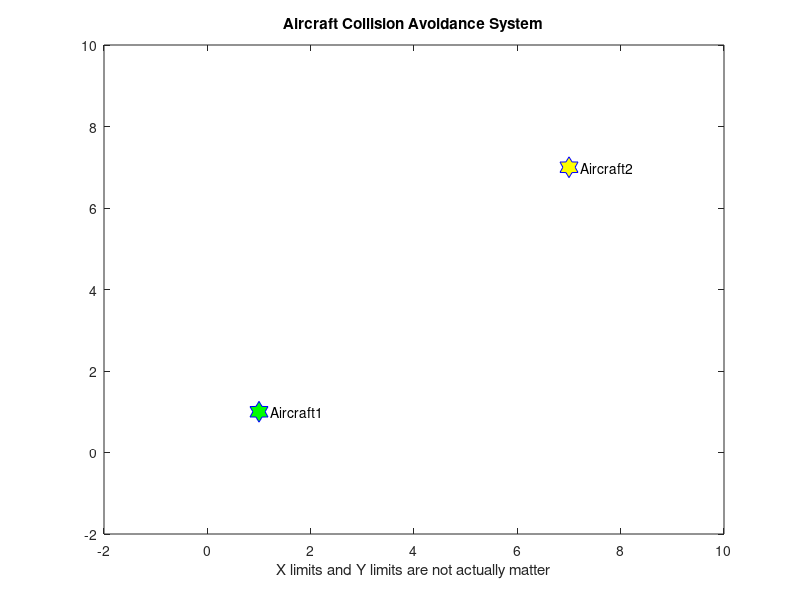

This chart was generated by the following MATLAB code: (Note: this script raises an error after producing the figure.)
function f = AircraftCollisionSystem

%% set up the initial position, direction and velocity of aircraft 1 and aircraft 2

% % Getting Aircraft1's initial position and Aircraft2's initial position from user.
% prompt1 = 'What is the aircraft1 initial position? : (ex: [1,1], integer components) ';
% pos1 = input(prompt1);
% while (~isvector(pos1) || pos1(1) < 0 || pos1(2) < 0) || (pos1(1) ~= floor(pos1(1))) || (pos1(2) ~= floor(pos1(2)))
%     fprintf('The position has to be positive integer\n');
%     prompt1 = 'What is the aircraft1 initial position? : (ex: [1,1], integer components) ';
%     pos1 = input(prompt1);
% end
% prompt2 = 'What is the aircraft2 initial position? : (ex: [1,1], integer components) ';
% pos2 = input(prompt2);
% while (~isvector(pos2) || pos2(1) < 0 || pos2(2) < 0) || (pos2(1) ~= floor(pos2(1))) || (pos2(2) ~= floor(pos2(2)))
%     fprintf('The position has to be positive integer\n');
%     prompt2 = 'What is the aircraft2 initial position? : (ex: [1,1], integer components) ';
%     pos2 = input(prompt2);
% end
% 
% % setting aircrafts' current coordinates as seperate variables.
% x1 = pos1(1); y1 = pos1(2);
% x2 = pos2(1); y2 = pos2(2);
% 
% velocity
% default velocity of the aircraft are givne as 1. not actually used.
v1 = 1;
v2 = 1;

%% Initial theta (direction)
% In this project, we can set the initial direction as right(->) on x-axis.
theta1 = 0;
theta2 = 0;

%% Destinations
% % Getting Destinations of both Aircraft from the user.
% prompt3 = 'What is the aircraft1 destination position? : (ex: [1,1], integer components) ';
% dest1 = input(prompt3);
% while (~isvector(dest1) || dest1(1) < 0 || dest1(2) < 0) || (dest1(1) ~= floor(dest1(1))) || ...
%         (dest1(2) ~= floor(dest1(2)))
%     fprintf('The position has to be positive integer\n');
%     prompt3 = 'What is the aircraft1 destination position? : (ex: [1,1], integer components) ';
%     dest1 = input(prompt3);
% end
% prompt4 = 'What is the aircraft2 destination position? : (ex: [1,1], integer components) ';
% dest2 = input(prompt4);
% while (dest2(1) == dest1(1) && dest2(2) == dest1(2))
%     fprintf('Two destinations cannot be the same\n');
%     prompt4 = 'What is the aircraft2 destination position? : (ex: [1,1], integer components) ';
%     dest2 = input(prompt4);
% end
% while (~isvector(dest2) || dest2(1) < 0 || dest2(2) < 0) || (dest2(1) ~= floor(dest2(1))) || ...
%         (dest2(2) ~= floor(dest2(2)))
%     fprintf('The position has to be positive integer\n');
%     prompt4 = 'What is the aircraft2 destination position? : (ex: [1,1], integer components) ';
%     dest2 = input(prompt4);
% end
% 
% % setting aircrafts' destination coordinates as seperate variables.
% dstx1 = dest1(1); dsty1 = dest1(2);
% dstx2 = dest2(1); dsty2 = dest2(2);

dest1 = [6 6];
dest2 = [2 2];
x1 = 1; y1 = 1;
x2 = 7; y2 = 7;

%% Main system

% flag for checking whether one or both of the aircraft have been arrived
% to the destination or not.
arrived1_flag = 0;
arrived2_flag = 0;

% If the aircraft has been arrived, check only at the first time and after
% notifying that the aircraft has arrived, never check again.
already_checked1 = 0;
already_checked2 = 0;

flag_range = 0;
flag_collision = 0;

figure;
count = 1;

% Define and initialize the variables that would be used for modification.
mod_x1 = x1; mod_y1 = y1;
mod_x2 = x2; mod_y2 = y2;
mod_theta1 = theta1;
mod_theta2 = theta2;

while (arrived1_flag ~= 1 || arrived2_flag ~= 1)
    % Plot current position with whole trajectory
    if arrived1_flag == 0 && arrived2_flag == 0
        p1 = plot(mod_x1,mod_y1);set(gca,'XLim',[-2 10],'Ylim',[-2 10]);
        set(p1, 'Marker', 'h','MarkerSize',15);hold on
        set(p1,'MarkerEdgeColor' , [0 0 1]); set(p1, 'MarkerFaceColor', [0 1 0]);
        txt1 = '    Aircraft1';
        text(mod_x1,mod_y1,txt1);
        p2 = plot(mod_x2,mod_y2);set(p2, 'Marker', 'h','MarkerSize',15);
        set(p2,'MarkerEdgeColor' , [0 0 1]);set(p2, 'MarkerFaceColor', [1 1 0]);hold off
        txt2 = '    Aircraft2';
        text(mod_x2,mod_y2,txt2);
        title('Aircraft Collision Avoidance System');
        xlabel('X limits and Y limits are not actually matter');
        pause(0.4);
    elseif arrived1_flag == 1 && arrived2_flag == 0
        p1 = plot(mod_x1,mod_y1);set(gca,'XLim',[-2 10],'Ylim',[-2 10]);
        set(p1, 'Marker', 'h','MarkerSize',15);hold on
        set(p1,'MarkerEdgeColor' , [0 0 1]); set(p1, 'MarkerFaceColor', [0 1 0]);
        txt1 = '    Aircraft1';
        text(mod_x1,mod_y1,txt1);
        p2 = plot(mod_x2,mod_y2);set(p2, 'Marker', 'h','MarkerSize',15);
        set(p2,'MarkerEdgeColor' , [0 0 1]);set(p2, 'MarkerFaceColor', [1 1 0]);hold off
        txt2 = '    Aircraft2';
        text(mod_x2,mod_y2,txt2);
        title('Aircraft Collision Avoidance System');
        xlabel('X limits and Y limits are not actually matter');    
        pause(0.4);
    elseif arrived1_flag == 0 && arrived2_flag == 1
        p1 = plot(mod_x1,mod_y1);set(gca,'XLim',[-2 10],'Ylim',[-2 10]);
        set(p1, 'Marker', 'h','MarkerSize',15);hold on
        set(p1,'MarkerEdgeColor' , [0 0 1]); set(p1, 'MarkerFaceColor', [0 1 0]);
        txt1 = '    Aircraft1';
        text(mod_x1,mod_y1,txt1);
        p2 = plot(mod_x2,mod_y2);set(p2, 'Marker', 'h','MarkerSize',15);
        set(p2,'MarkerEdgeColor' , [0 0 1]);set(p2, 'MarkerFaceColor', [1 1 0]);hold off
        txt2 = '    Aircraft2';
        text(mod_x2,mod_y2,txt2);
        title('Aircraft Collision Avoidance System');
        xlabel('X limits and Y limits are not actually matter');
        pause(0.4);
    else
        break;
    end
    % check if aircraft1 has arrived
    if (mod_x1 == dest1(1) && mod_y1 == dest1(2)) && already_checked1 == 0
        arrived1_flag = 1;
        fprintf('aircraft1 has arrived\n');
        already_checked1 = 1;
    end
    
    % check if aircraft2 has arrived
    if (mod_x2 == dest2(1) && mod_y2 == dest2(2)) && already_checked2 == 0
        arrived2_flag = 1;
        fprintf('aircraft2 has arrived\n');
        already_checked2 = 1;
    end
    
    % When both aircraft have not been arrived
    if arrived1_flag == 0 && arrived2_flag == 0
        flag_range = detectRange(mod_x1,mod_y1,mod_theta1,mod_x2,mod_y2,mod_theta2);
        flag_collision = detectCollision(mod_x1,mod_y1,mod_theta1,mod_x2,mod_y2,mod_theta2);
        if flag_range == 1 && flag_collision == 1
            [mod_theta1, mod_theta2] = detectCollision_modify(mod_x1,mod_y1,mod_theta1,mod_x2,mod_y2,mod_theta2,dest1,dest2);
        else
            if detectCollision(mod_x1,mod_y1,mod_theta1,mod_x2,mod_y2,mod_theta2) == 1
                [mod_theta1, mod_theta2] = detectCollision_modify(mod_x1,mod_y1,mod_theta1,mod_x2,mod_y2,mod_theta2,dest1,dest2);
            else
                [mod_theta1, mod_theta2] = normal_modify(mod_x1,mod_y1,mod_theta1,mod_x2,mod_y2,mod_theta2,dest1,dest2);
            end
        end
        % actual update and movement of the aircraft
        [mod_x1,mod_y1] = movement(mod_x1,mod_y1,mod_theta1);
        [mod_x2,mod_y2] = movement(mod_x2,mod_y2,mod_theta2);
        
    % When Aircraft1 has been arrived
    elseif arrived1_flag == 1 && arrived2_flag == 0
        theta2_tmp = mod_theta2;
        [x2_est,y2_est] = movement(mod_x2,mod_y2,mod_theta2);
        if check_closer_possible(mod_x2,mod_y2,mod_theta2,dest2) == 1
            flag_t = 0;
            while (1)
                if (abs(theta2_tmp - mod_theta2) == 1 || abs(theta2_tmp - mod_theta2) == 3 || ...
                        abs(theta2_tmp - mod_theta2) == 0)
                    flag_t = 1;
                else
                    theta2_tmp = randi([0 3],1,1);
                    flag_t = 0;
                end
                if dist(dest2(1),dest2(2),mod_x2,mod_y2) > dist(dest2(1),dest2(2),x2_est,y2_est) && flag_t == 1
                    mod_theta2 = mod(theta2_tmp,4);
                    break;
                else
                    theta2_tmp = randi([0 3],1,1);
                    [x2_est,y2_est] = movement(mod_x2,mod_y2,theta2_tmp);
                end
            end
        else
            while (1)
                theta2_tmp = randi([0 3],1,1);
                if (abs(theta2_tmp - mod_theta2) == 1 || abs(theta2_tmp - mod_theta2) == 3 || ...
                        abs(theta2_tmp - mod_theta2) == 0)
                    mod_theta2 = theta2_tmp;
                    break;
                else
                    theta2_tmp = randi([0 3],1,1);
                end
            end
        end
        [mod_x2,mod_y2] = movement(mod_x2,mod_y2,mod_theta2);
    
    % When Aircraft2 has been arrived
    elseif arrived1_flag == 0 && arrived2_flag == 1
        theta1_tmp = mod_theta1;
        [x1_est,y1_est] = movement(mod_x1,mod_y1,mod_theta1);
        if check_closer_possible(mod_x1,mod_y1,mod_theta1,dest1) == 1
            flag_t = 0;
            while (1)
                if (abs(theta1_tmp - mod_theta1) == 1 || abs(theta1_tmp - mod_theta1) == 3 || ...
                        abs(theta1_tmp - mod_theta1) == 0)
                    flag_t = 1;
                else
                    theta1_tmp = randi([0 3],1,1);
                    flag_t = 0;
                end
                if dist(dest1(1),dest1(2),mod_x1,mod_y1) > dist(dest1(1),dest1(2),x1_est,y1_est) && flag_t == 1
                    mod_theta1 = mod(theta1_tmp,4);
                    break;
                else
                    theta1_tmp = randi([0 3],1,1);
                    [x1_est,y1_est] = movement(mod_x1,mod_y1,theta1_tmp);
                end
            end
        else
            while (1)
                theta1_tmp = randi([0 3],1,1);
                if (abs(theta1_tmp - mod_theta1) == 1 || abs(theta1_tmp - mod_theta1) == 3 || ...
                        abs(theta1_tmp - mod_theta1) == 0)
                    mod_theta1 = theta1_tmp;
                    break;
                else
                    theta1_tmp = randi([0 3],1,1);
                end
            end
        end
        [mod_x1,mod_y1] = movement(mod_x1,mod_y1,mod_theta1);
    else
        break;
    end
    count = count + 1;
    %refresh(1)
end
%hold off;

end
